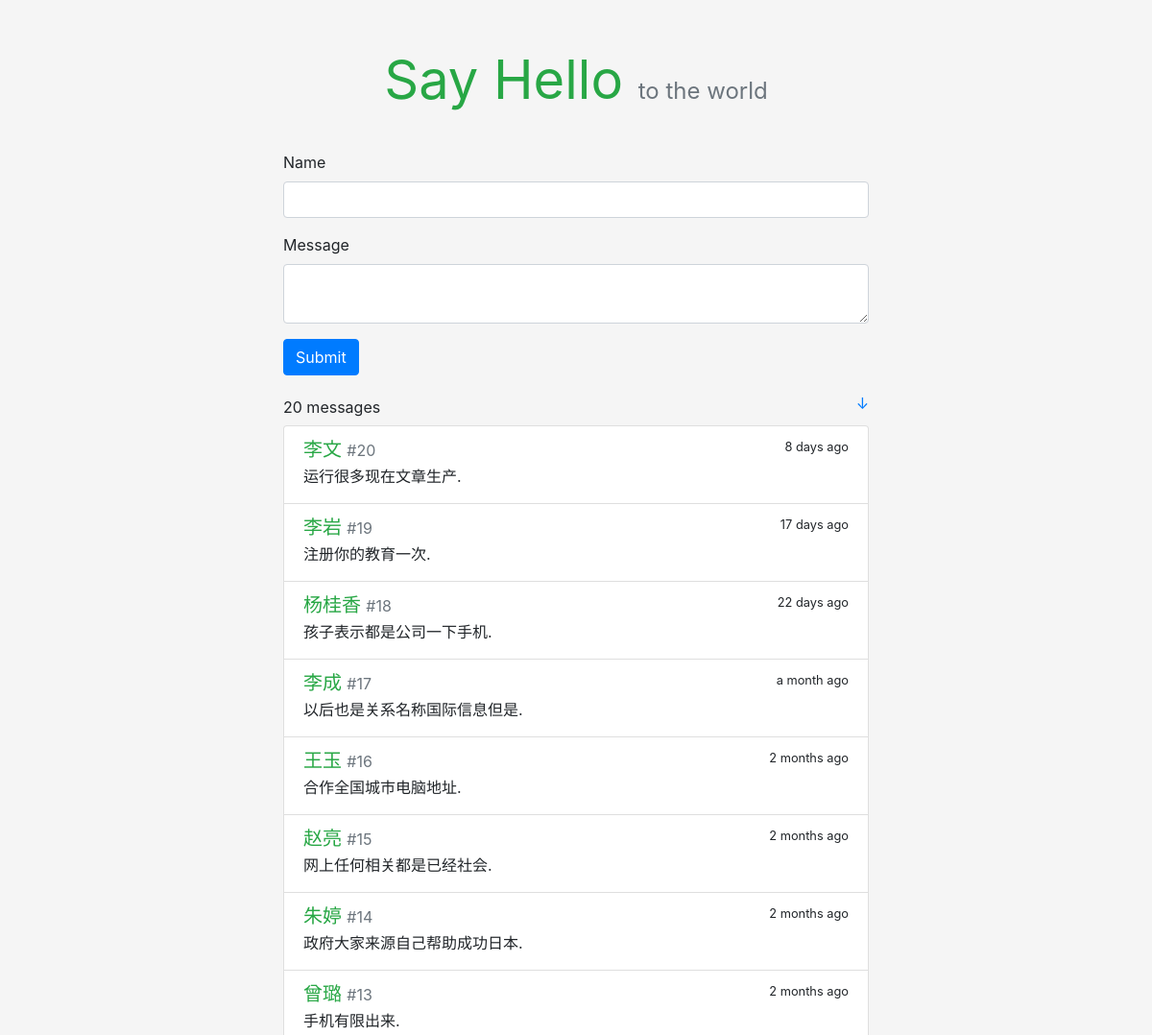
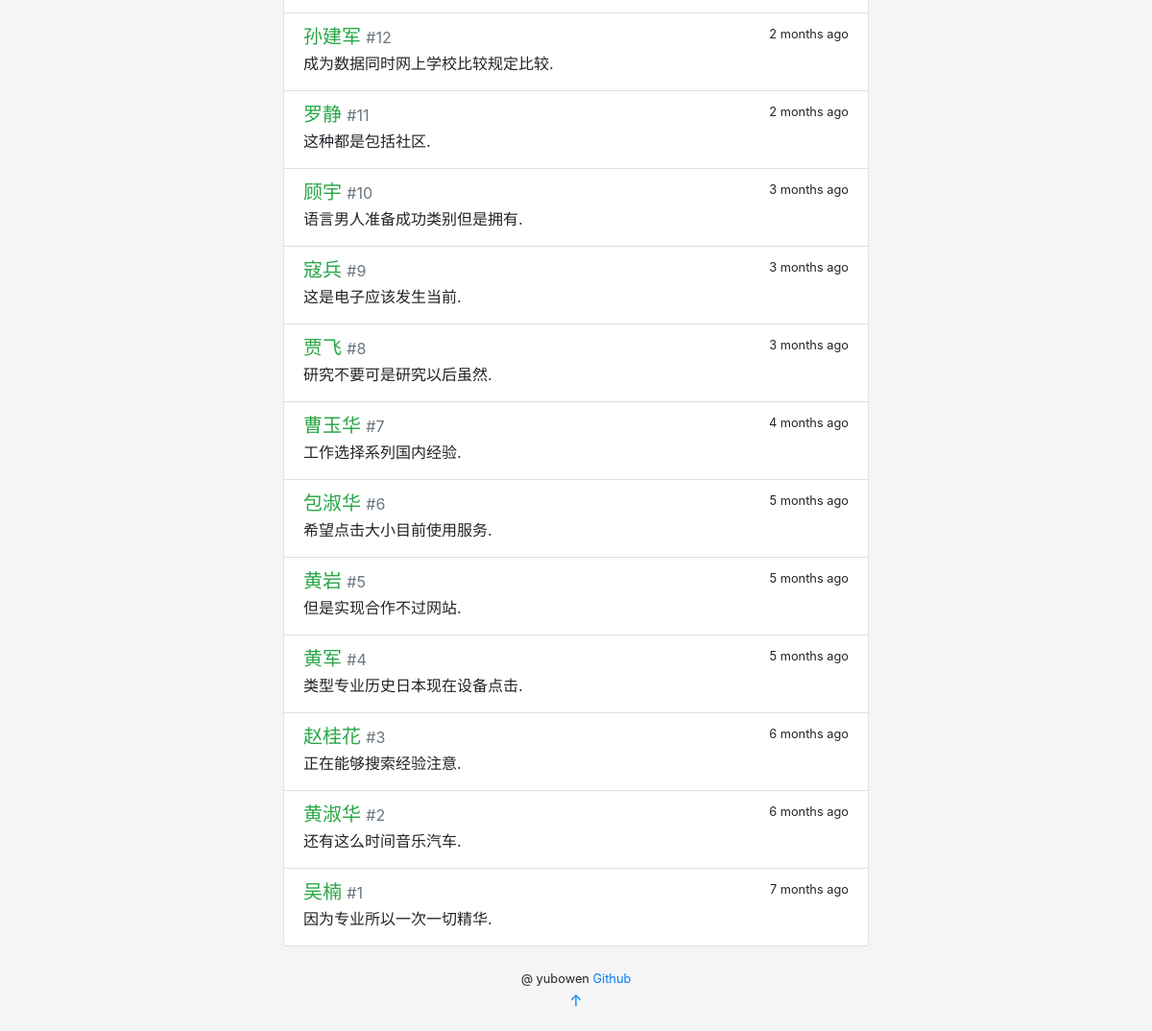
The page / on the database its author committed (2 pictures, top to bottom).
### sayhello/models.py (models this page shows)
class Message(db.Model):
    id = db.Column(db.Integer, primary_key=True)
    body = db.Column(db.String(200))
    name = db.Column(db.String(20))
    timestamp = db.Column(db.DateTime, default=datetime.utcnow, index=True)

### sayhello/views.py (the view, shortened to what this page needs)
@app.route('/', methods=['GET', 'POST'])
def index():
    form = HelloForm()
    messages = Message.query.order_by(Message.timestamp.desc()).all()
    return render_template('index.html', form=form, messages=messages)

### sayhello/forms.py
class HelloForm(FlaskForm):
    name = StringField('Name', validators=[DataRequired(), Length(1, 20)])
    body = TextAreaField('Message', validators=[DataRequired(), Length(1, 200)])
    submit = SubmitField()

### sayhello/templates/index.html
{% extends 'base.html' %}
{% from 'bootstrap/form.html' import render_form %}
{% block content %}
    <div class="hello-form">
        {{ render_form(form, action=request.full_path) }}
    </div>
    <h5><small>{{ messages|length }} messages</small>
        <small class="float-right">
            <a href="#bottom" title="Go Bottom">&darr;</a>
        </small>
    </h5>
    <div class="list-group">
        {% for message in messages %}
            <a class="list-group-item list-group-item-action flex-column">
                <div class="d-flex w-100 justify-content-between">
                    <h5 class="mb-1 text-success">{{ message.name }}
                        <small class="text-muted"> #{{ loop.revindex }}</small>
                    </h5>
                    <small data-toggle="tooltip" data-placement="top"
                           data-timestamp="{{ message.timestamp.strftime('%Y-%m-%dT%H:%M:%SZ') }}"
                           data-delay="500">
                        {{ moment(message.timestamp).fromNow(refresh=True) }}
                    </small>
                </div>
                <p class="mb-1">{{ message.body }}</p>
            </a>
        {% endfor %}
    </div>
{% endblock %}

### sayhello/templates/base.html (shortened to what this page needs)
<!DOCTYPE html>
<html lang="en">
<head>
    <link rel="stylesheet" href="{{ url_for('static', filename='css/bootstrap.min.css') }}" type="text/css">
    <link rel="stylesheet" href="{{ url_for('static', filename='css/style.css') }}" type="text/css">
</head>
<body>
<main class="container">
    <header>
        <h1 class="text-center display-4">
            <a href="{{ url_for('index') }}" class="text-success"><strong>Say Hello</strong></a>
            <small style="font-size: 24px" class="text-muted">to the world</small>
        </h1>
    </header>
    {% block content %}{% endblock %}
    <footer class="text-center">
        {% block footer %}
        <small>
            @ yubowen <a href="https://github.com/yubowen0525?tab=repositories" title="My Github">Github</a>
        </small>
        <p><a id="bottom" href="#" title="Go Top">&uarr;</a></p>
        {% endblock %}
    </footer>
</main>
</body>
</html>

### sayhello/static/css/style.css (style rules this page uses)
body { background-color: rgb(245, 245, 245) !important; }
p { overflow-wrap: break-word; word-wrap: break-word; }
.container { max-width: 640px !important; }
.hello-form { margin-bottom: 20px; }
header { margin: 50px 0 40px 0; }
header h1 { font-size: 60px; font-weight: bold; }
header a { text-decoration: none !important; }
footer { margin: 20px; }

### rows shown on the page
Message: name "李文", timestamp "8 days ago", body "运行很多现在文章生产."
Message: name "李岩", timestamp "17 days ago", body "注册你的教育一次."
Message: name "杨桂香", timestamp "22 days ago", body "孩子表示都是公司一下手机."
Message: name "李成", timestamp "a month ago", body "以后也是关系名称国际信息但是."
Message: name "王玉", timestamp "2 months ago", body "合作全国城市电脑地址."
Message: name "赵亮", timestamp "2 months ago", body "网上任何相关都是已经社会."
Message: name "朱婷", timestamp "2 months ago", body "政府大家来源自己帮助成功日本."
Message: name "曾璐", timestamp "2 months ago", body "手机有限出来."
Message: name "孙建军", timestamp "2 months ago", body "成为数据同时网上学校比较规定比较."
Message: name "罗静", timestamp "2 months ago", body "这种都是包括社区."
Message: name "顾宇", timestamp "3 months ago", body "语言男人准备成功类别但是拥有."
Message: name "寇兵", timestamp "3 months ago", body "这是电子应该发生当前."
Message: name "贾飞", timestamp "3 months ago", body "研究不要可是研究以后虽然."
Message: name "曹玉华", timestamp "4 months ago", body "工作选择系列国内经验."
Message: name "包淑华", timestamp "5 months ago", body "希望点击大小目前使用服务."
Message: name "黄岩", timestamp "5 months ago", body "但是实现合作不过网站."
Message: name "黄军", timestamp "5 months ago", body "类型专业历史日本现在设备点击."
Message: name "赵桂花", timestamp "6 months ago", body "正在能够搜索经验注意."
Message: name "黄淑华", timestamp "6 months ago", body "还有这么时间音乐汽车."
Message: name "吴楠", timestamp "7 months ago", body "因为专业所以一次一切精华."

### other values the page prints
{{ messages|length }} "20"
